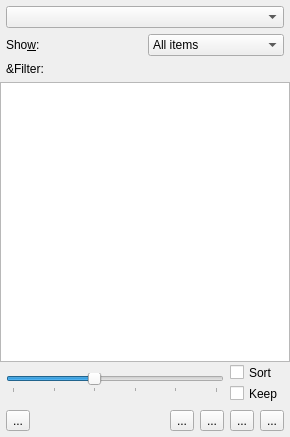
<?xml version="1.0" encoding="UTF-8"?>
<ui version="4.0">
 <class>TocUi</class>
 <widget class="QWidget" name="TocUi">
  <property name="windowModality">
   <enum>Qt::NonModal</enum>
  </property>
  <property name="geometry">
   <rect>
    <x>0</x>
    <y>0</y>
    <width>290</width>
    <height>437</height>
   </rect>
  </property>
  <property name="windowTitle">
   <string/>
  </property>
  <layout class="QGridLayout" name="gridLayout">
   <property name="leftMargin">
    <number>0</number>
   </property>
   <property name="topMargin">
    <number>0</number>
   </property>
   <property name="rightMargin">
    <number>0</number>
   </property>
   <property name="bottomMargin">
    <number>0</number>
   </property>
   <property name="spacing">
    <number>0</number>
   </property>
   <item row="3" column="0" colspan="2">
    <widget class="QTreeView" name="tocTV">
     <property name="sizePolicy">
      <sizepolicy hsizetype="Ignored" vsizetype="Expanding">
       <horstretch>0</horstretch>
       <verstretch>0</verstretch>
      </sizepolicy>
     </property>
    </widget>
   </item>
   <item row="6" column="0" colspan="2">
    <layout class="QHBoxLayout">
     <property name="spacing">
      <number>6</number>
     </property>
     <property name="leftMargin">
      <number>6</number>
     </property>
     <property name="topMargin">
      <number>6</number>
     </property>
     <property name="rightMargin">
      <number>6</number>
     </property>
     <property name="bottomMargin">
      <number>6</number>
     </property>
     <item>
      <widget class="QToolButton" name="updateTB">
       <property name="toolTip">
        <string>Update navigation tree</string>
       </property>
       <property name="text">
        <string>...</string>
       </property>
       <property name="icon">
        <iconset>
         <normaloff>../../../../lib/images/reload.png</normaloff>../../../../lib/images/reload.png</iconset>
       </property>
       <property name="iconSize">
        <size>
         <width>20</width>
         <height>20</height>
        </size>
       </property>
      </widget>
     </item>
     <item>
      <spacer>
       <property name="orientation">
        <enum>Qt::Horizontal</enum>
       </property>
       <property name="sizeHint" stdset="0">
        <size>
         <width>16</width>
         <height>20</height>
        </size>
       </property>
      </spacer>
     </item>
     <item>
      <widget class="QToolButton" name="moveOutTB">
       <property name="toolTip">
        <string>Decrease nesting depth of selected item</string>
       </property>
       <property name="text">
        <string>...</string>
       </property>
       <property name="icon">
        <iconset>
         <normaloff>../../../../lib/images/outline-out.png</normaloff>../../../../lib/images/outline-out.png</iconset>
       </property>
       <property name="iconSize">
        <size>
         <width>20</width>
         <height>20</height>
        </size>
       </property>
      </widget>
     </item>
     <item>
      <widget class="QToolButton" name="moveInTB">
       <property name="toolTip">
        <string>Increase nesting depth of selected item</string>
       </property>
       <property name="text">
        <string>...</string>
       </property>
       <property name="icon">
        <iconset>
         <normaloff>../../../../lib/images/outline-in.png</normaloff>../../../../lib/images/outline-in.png</iconset>
       </property>
       <property name="iconSize">
        <size>
         <width>20</width>
         <height>20</height>
        </size>
       </property>
      </widget>
     </item>
     <item>
      <widget class="QToolButton" name="moveUpTB">
       <property name="toolTip">
        <string>Move selected item up by one</string>
       </property>
       <property name="text">
        <string>...</string>
       </property>
       <property name="icon">
        <iconset>
         <normaloff>../../../../lib/images/outline-up.png</normaloff>../../../../lib/images/outline-up.png</iconset>
       </property>
       <property name="iconSize">
        <size>
         <width>20</width>
         <height>20</height>
        </size>
       </property>
      </widget>
     </item>
     <item>
      <widget class="QToolButton" name="moveDownTB">
       <property name="toolTip">
        <string>Move selected item down by one</string>
       </property>
       <property name="text">
        <string>...</string>
       </property>
       <property name="icon">
        <iconset>
         <normaloff>../../../../lib/images/outline-down.png</normaloff>../../../../lib/images/outline-down.png</iconset>
       </property>
       <property name="iconSize">
        <size>
         <width>20</width>
         <height>20</height>
        </size>
       </property>
      </widget>
     </item>
    </layout>
   </item>
   <item row="4" column="0" colspan="2">
    <layout class="QGridLayout" name="gridLayout_3" columnstretch="1,0">
     <property name="leftMargin">
      <number>6</number>
     </property>
     <property name="topMargin">
      <number>0</number>
     </property>
     <property name="rightMargin">
      <number>6</number>
     </property>
     <property name="bottomMargin">
      <number>0</number>
     </property>
     <property name="spacing">
      <number>6</number>
     </property>
     <item row="0" column="0">
      <widget class="QSlider" name="depthSL">
       <property name="sizePolicy">
        <sizepolicy hsizetype="Ignored" vsizetype="Fixed">
         <horstretch>0</horstretch>
         <verstretch>0</verstretch>
        </sizepolicy>
       </property>
       <property name="toolTip">
        <string>Adjust the depth of the navigation tree</string>
       </property>
       <property name="maximum">
        <number>5</number>
       </property>
       <property name="pageStep">
        <number>1</number>
       </property>
       <property name="value">
        <number>2</number>
       </property>
       <property name="orientation">
        <enum>Qt::Horizontal</enum>
       </property>
       <property name="tickPosition">
        <enum>QSlider::TicksBelow</enum>
       </property>
      </widget>
     </item>
     <item row="0" column="1">
      <layout class="QVBoxLayout">
       <property name="spacing">
        <number>0</number>
       </property>
       <property name="sizeConstraint">
        <enum>QLayout::SetMinimumSize</enum>
       </property>
       <property name="leftMargin">
        <number>0</number>
       </property>
       <property name="topMargin">
        <number>0</number>
       </property>
       <property name="rightMargin">
        <number>0</number>
       </property>
       <property name="bottomMargin">
        <number>0</number>
       </property>
       <item>
        <widget class="QCheckBox" name="sortCB">
         <property name="sizePolicy">
          <sizepolicy hsizetype="Fixed" vsizetype="Fixed">
           <horstretch>0</horstretch>
           <verstretch>0</verstretch>
          </sizepolicy>
         </property>
         <property name="minimumSize">
          <size>
           <width>0</width>
           <height>21</height>
          </size>
         </property>
         <property name="text">
          <string>Sort</string>
         </property>
        </widget>
       </item>
       <item>
        <widget class="QCheckBox" name="persistentCB">
         <property name="sizePolicy">
          <sizepolicy hsizetype="Fixed" vsizetype="Minimum">
           <horstretch>0</horstretch>
           <verstretch>0</verstretch>
          </sizepolicy>
         </property>
         <property name="minimumSize">
          <size>
           <width>0</width>
           <height>21</height>
          </size>
         </property>
         <property name="toolTip">
          <string>Try to keep persistent view of the uncollapsed nodes</string>
         </property>
         <property name="text">
          <string>Keep</string>
         </property>
        </widget>
       </item>
      </layout>
     </item>
    </layout>
   </item>
   <item row="0" column="0" colspan="2">
    <layout class="QGridLayout" name="gridLayout_2">
     <property name="leftMargin">
      <number>6</number>
     </property>
     <property name="topMargin">
      <number>6</number>
     </property>
     <property name="rightMargin">
      <number>6</number>
     </property>
     <property name="bottomMargin">
      <number>6</number>
     </property>
     <property name="spacing">
      <number>6</number>
     </property>
     <item row="1" column="1">
      <widget class="QComboBox" name="activeFilterCO">
       <property name="sizePolicy">
        <sizepolicy hsizetype="Ignored" vsizetype="Fixed">
         <horstretch>0</horstretch>
         <verstretch>0</verstretch>
        </sizepolicy>
       </property>
       <property name="toolTip">
        <string>Filter items that are not output (in notes, inactive branches, deleted in change tracking, etc.)</string>
       </property>
       <item>
        <property name="text">
         <string>All items</string>
        </property>
       </item>
       <item>
        <property name="text">
         <string>Only output items</string>
        </property>
       </item>
       <item>
        <property name="text">
         <string>Only non-output items</string>
        </property>
       </item>
      </widget>
     </item>
     <item row="1" column="0">
      <widget class="QLabel" name="activeFilterLA">
       <property name="text">
        <string>Sho&amp;w:</string>
       </property>
       <property name="buddy">
        <cstring>activeFilterCO</cstring>
       </property>
      </widget>
     </item>
     <item row="2" column="0">
      <widget class="QLabel" name="filterLA">
       <property name="text">
        <string>&amp;Filter:</string>
       </property>
      </widget>
     </item>
     <item row="0" column="0" colspan="2">
      <widget class="QComboBox" name="typeCO">
       <property name="sizePolicy">
        <sizepolicy hsizetype="Ignored" vsizetype="Fixed">
         <horstretch>0</horstretch>
         <verstretch>0</verstretch>
        </sizepolicy>
       </property>
       <property name="toolTip">
        <string>Switch between available lists (table of contents, list of figures, list of tables, and others)</string>
       </property>
      </widget>
     </item>
     <item row="2" column="1">
      <layout class="QHBoxLayout" name="filterBarL"/>
     </item>
    </layout>
   </item>
  </layout>
 </widget>
 <tabstops>
  <tabstop>tocTV</tabstop>
 </tabstops>
 <includes>
  <include location="local">qt_i18n.h</include>
 </includes>
 <resources/>
 <connections/>
</ui>
